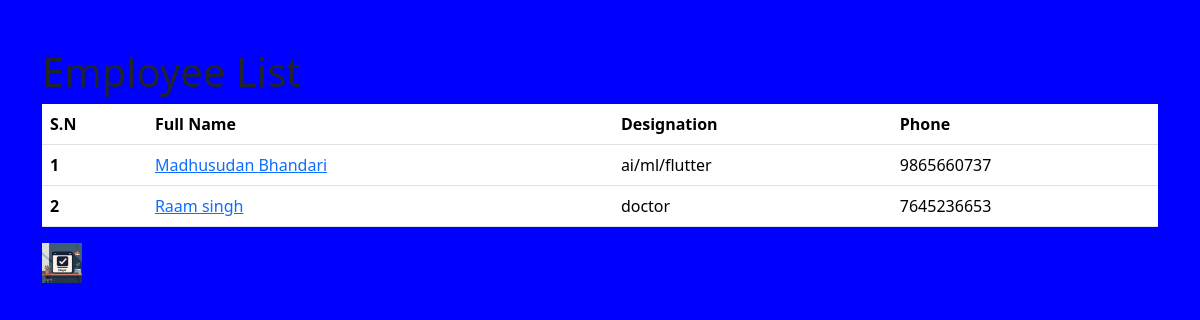
Before: / with the older database file.
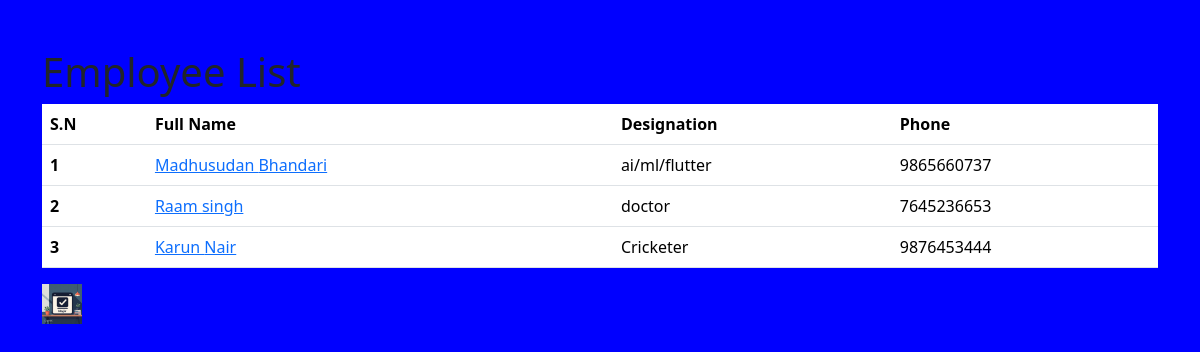
After: the same page with the newer database file.
### employee/models.py (models this page shows, shortened)
class Employee(models.Model):
    first_name=models.CharField(max_length=100)
    last_name=models.CharField(max_length=100)
    phone=models.CharField(max_length=12,blank=True)
    email_address=models.EmailField(max_length=100, unique=True)
    designation=models.CharField(max_length=100)
    photo=models.ImageField(upload_to='images')
    created_at=models.DateTimeField(auto_now_add=True)
    updated_at=models.DateTimeField(auto_now=True)

### first/views.py (the view)
# urls.py: 2. Add a URL to urlpatterns:  path('', views.home, name='home')
def home(request):
    employees=Employee.objects.all()
    context={
        'employees':employees,
    }
    return render(request,'home.html',context)

### templates/home.html (shortened to what this page needs)
{%load static%}
<!DOCTYPE html>
<html lang="en">
<head>
    <link href="https://cdn.jsdelivr.net/npm/bootstrap@5.3.8/dist/css/bootstrap.min.css" rel="stylesheet">
    <link rel="stylesheet" href="{% static 'css/style.css' %}">
</head>
<body>
    <div class="container pt-5">
      <h1>Employee List</h1>
        <table class="table">
         <thead>
            <tr>
            <th scope="col">S.N</th>
            <th scope="col">Full Name</th>
            <th scope="col">Designation</th>
            <th scope="col">Phone</th>
            </tr>
        </thead>
        <tbody>
            {% for emp in employees %}
            <tr>
            <th scope="row">{{emp.id}}</th>
            <td> <a href="{% url 'employee_detail' emp.id %}" >{{emp.first_name}} {{emp.last_name}}</a></td>
            <td>{{emp.designation}}</td>
            <td>{{emp.phone}}</td>
            </tr>
            {% endfor %}
        </tbody>
        </table>
        <img src="{%static 'images/logo.jpg' %}" alt="" width="40">
    </div>
</body>
</html>

Changed rows visible on the page:
added Employee: id "3", first_name "Karun", last_name "Nair", designation "Cricketer", phone "9876453444"
